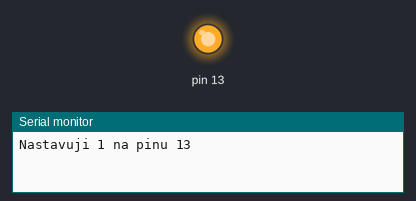
A sketch run on a simulated Arduino Uno, built with avr-gcc and run on an emulated ATmega328P. Parts: output pins drawn as LEDs (lit = HIGH), the last lines printed to the serial monitor.

Above: at 0.1 s.
At 1.1 s:
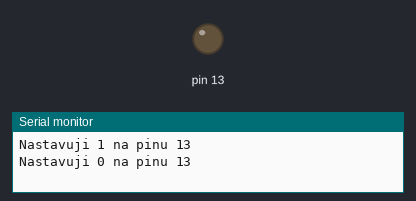
Timing chart, 0 to 8.5 s (numbered marks = the images above):
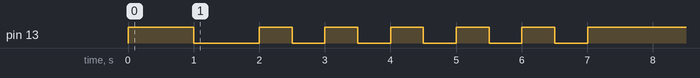

The sketch:

BlinkObject.ino
```cpp
/*
    Turn LED off/on repeatedly
*/

#include "Led.h"

LED L13(13);

void setup()
{
    Serial.begin(9600);
    L13.zapni();
    delay(1000);
    L13.vypni();
    delay(1000);
    for (int i = 0; i <= 10; i++) {
        L13.prepni();
        delay(500);
    }
    Serial.print("Led zustala ve stavu ");
    Serial.println(L13.vratStav());
}

void loop() {} 
```
